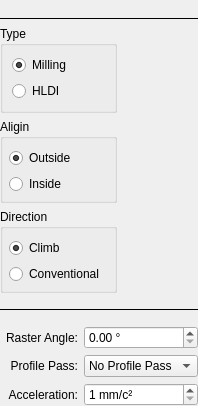
<?xml version="1.0" encoding="UTF-8"?>
<ui version="4.0">
 <class>PocketRasterForm</class>
 <widget class="QWidget" name="PocketRasterForm">
  <property name="geometry">
   <rect>
    <x>0</x>
    <y>0</y>
    <width>197</width>
    <height>406</height>
   </rect>
  </property>
  <property name="windowTitle">
   <string>Form</string>
  </property>
  <layout class="QGridLayout" name="gridLayout_2">
   <property name="leftMargin">
    <number>0</number>
   </property>
   <property name="topMargin">
    <number>0</number>
   </property>
   <property name="rightMargin">
    <number>0</number>
   </property>
   <property name="bottomMargin">
    <number>0</number>
   </property>
   <item row="6" column="1">
    <widget class="QLabel" name="labelPass">
     <property name="enabled">
      <bool>true</bool>
     </property>
<property name="text">
      <string>Profile Pass:</string>
     </property>
     <property name="alignment">
      <set>Qt::AlignRight|Qt::AlignTrailing|Qt::AlignVCenter</set>
     </property>
    </widget>
   </item>
   <item row="7" column="2">
    <widget class="DoubleSpinBox" name="dsbxAcc">
     <property name="suffix">
      <string> mm/c²</string>
     </property>
     <property name="decimals">
      <number>0</number>
     </property>
     <property name="minimum">
      <double>1.000000000000000</double>
     </property>
     <property name="maximum">
      <double>10000.000000000000000</double>
     </property>
    </widget>
   </item>
   <item row="3" column="0" rowspan="2" colspan="3">
    <widget class="Line" name="line_3">
     <property name="frameShadow">
      <enum>QFrame::Plain</enum>
     </property>
     <property name="orientation">
      <enum>Qt::Horizontal</enum>
     </property>
    </widget>
   </item>
   <item row="2" column="0" colspan="3">
    <layout class="QGridLayout" name="gridLayout">
     <item row="2" column="0">
      <widget class="QGroupBox" name="groupBox_4">
       <property name="enabled">
        <bool>true</bool>
       </property>
       <property name="title">
        <string>Aligin</string>
       </property>
       <layout class="QVBoxLayout" name="verticalLayout_5">
        <property name="leftMargin">
         <number>6</number>
        </property>
        <property name="topMargin">
         <number>9</number>
        </property>
        <property name="rightMargin">
         <number>6</number>
        </property>
        <property name="bottomMargin">
         <number>6</number>
        </property>
        <item>
         <widget class="QRadioButton" name="rbOutside">
          <property name="enabled">
           <bool>true</bool>
          </property>
          <property name="text">
           <string>Outside</string>
          </property>
          <property name="checked">
           <bool>true</bool>
          </property>
         </widget>
        </item>
        <item>
         <widget class="QRadioButton" name="rbInside">
          <property name="enabled">
           <bool>true</bool>
          </property>
          <property name="text">
           <string>Inside</string>
          </property>
         </widget>
        </item>
       </layout>
      </widget>
     </item>
     <item row="1" column="0">
      <widget class="QGroupBox" name="groupBox">
       <property name="title">
        <string>Type</string>
       </property>
       <layout class="QVBoxLayout" name="verticalLayout">
        <item>
         <widget class="QRadioButton" name="rbNormal">
          <property name="text">
           <string>Milling</string>
          </property>
          <property name="checked">
           <bool>true</bool>
          </property>
         </widget>
        </item>
        <item>
         <widget class="QRadioButton" name="rbFast">
          <property name="text">
           <string>HLDI</string>
          </property>
         </widget>
        </item>
       </layout>
      </widget>
     </item>
     <item row="3" column="0">
      <widget class="QGroupBox" name="groupBox_2">
       <property name="enabled">
        <bool>true</bool>
       </property>
       <property name="title">
        <string>Direction</string>
       </property>
       <layout class="QVBoxLayout" name="verticalLayout_4">
        <property name="leftMargin">
         <number>6</number>
        </property>
        <property name="topMargin">
         <number>9</number>
        </property>
        <property name="rightMargin">
         <number>6</number>
        </property>
        <property name="bottomMargin">
         <number>6</number>
        </property>
        <item>
         <widget class="QRadioButton" name="rbClimb">
          <property name="enabled">
           <bool>true</bool>
          </property>
          <property name="text">
           <string>Climb</string>
          </property>
          <property name="checked">
           <bool>true</bool>
          </property>
         </widget>
        </item>
        <item>
         <widget class="QRadioButton" name="rbConventional">
          <property name="enabled">
           <bool>true</bool>
          </property>
          <property name="text">
           <string>Conventional</string>
          </property>
         </widget>
        </item>
       </layout>
      </widget>
     </item>
     <item row="1" column="1" rowspan="3">
      <widget class="QLabel" name="lblPixmap">
       <property name="enabled">
        <bool>true</bool>
       </property>
       <property name="sizePolicy">
        <sizepolicy hsizetype="Fixed" vsizetype="Preferred">
         <horstretch>0</horstretch>
         <verstretch>0</verstretch>
        </sizepolicy>
       </property>
       <property name="minimumSize">
        <size>
         <width>75</width>
         <height>75</height>
        </size>
       </property>
       <property name="text">
        <string/>
       </property>
       <property name="pixmap">
        <pixmap>:/toolpath/offset_climb.png</pixmap>
       </property>
       <property name="alignment">
        <set>Qt::AlignCenter</set>
       </property>
      </widget>
     </item>
    </layout>
   </item>
   <item row="0" column="0" colspan="3">
    <widget class="ToolSelectorForm" name="toolHolder1" native="true"/>
   </item>
   <item row="6" column="2">
    <widget class="QComboBox" name="cbxPass">
     <property name="enabled">
      <bool>true</bool>
     </property>
     <item>
      <property name="text">
       <string>No Profile Pass</string>
      </property>
     </item>
     <item>
      <property name="text">
       <string>First</string>
      </property>
     </item>
     <item>
      <property name="text">
       <string>Last</string>
      </property>
     </item>
    </widget>
   </item>
   <item row="1" column="0" colspan="3">
    <widget class="QFrame" name="frame">
     <property name="frameShape">
      <enum>QFrame::HLine</enum>
     </property>
     <property name="frameShadow">
      <enum>QFrame::Plain</enum>
     </property>
    </widget>
   </item>
   <item row="7" column="1">
    <widget class="QLabel" name="labelAcc">
<property name="text">
      <string>Acceleration:</string>
     </property>
     <property name="alignment">
      <set>Qt::AlignRight|Qt::AlignTrailing|Qt::AlignVCenter</set>
     </property>
    </widget>
   </item>
   <item row="5" column="1">
    <widget class="QLabel" name="labelAngle">
     <property name="enabled">
      <bool>true</bool>
     </property>
<property name="text">
      <string>Raster Angle:</string>
     </property>
     <property name="alignment">
      <set>Qt::AlignRight|Qt::AlignTrailing|Qt::AlignVCenter</set>
     </property>
    </widget>
   </item>
   <item row="5" column="2">
    <widget class="DoubleSpinBox" name="dsbxAngle">
     <property name="enabled">
      <bool>true</bool>
     </property>
     <property name="suffix">
      <string> °</string>
     </property>
     <property name="maximum">
      <double>180.000000000000000</double>
     </property>
    </widget>
   </item>
  </layout>
 </widget>
 <customwidgets>
  <customwidget>
   <class>DoubleSpinBox</class>
   <extends>QDoubleSpinBox</extends>
   <header location="global">doublespinbox.h</header>
  </customwidget>
  <customwidget>
   <class>ToolSelectorForm</class>
   <extends>QWidget</extends>
   <header location="global">tool_selectorform.h</header>
   <container>1</container>
  </customwidget>
 </customwidgets>
 <resources/>
 <connections/>
</ui>
